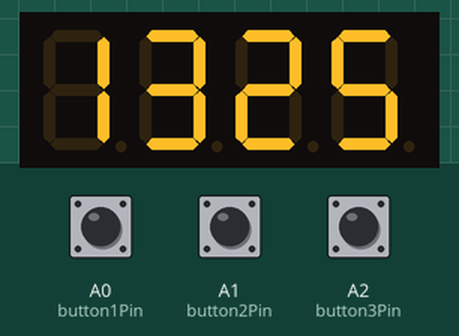
Simulated run of this sketch. Board: Arduino Uno, built with avr-gcc and run on an emulated ATmega328P. Shown: 4-digit seven-segment display. Wiring (from diagram.json): 4-digit 7-segment display, segments lit when HIGH: segments pin 2, pin 3, pin 4, pin 5, pin 6, pin 7, pin 8, pin 9; digit selects pin 10, pin 11, pin 12, pin 13. The inputs (shaded band) are chosen by the test bench; at power-on: A0 (button1Pin) HIGH, A1 (button2Pin) HIGH, A2 (button3Pin) HIGH. The segment pins are drawn as the display they are named for.

Above: at 1.2 s.
1.3 s: A0 (button1Pin) pulled LOW for 3.2 s
At 3.4 s:
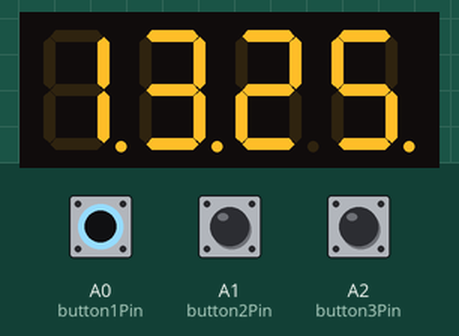
6.0 s: A1 (button2Pin) pulled LOW for 1 s
At 8.2 s:
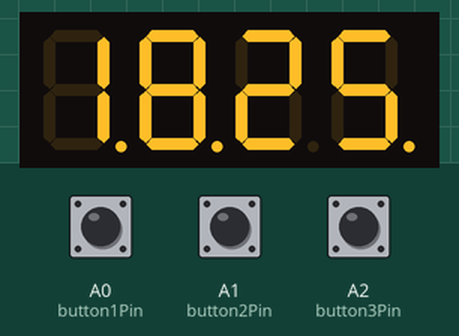
8.5 s: A2 (button3Pin) pulled LOW for 3.2 s
At 12.1 s:
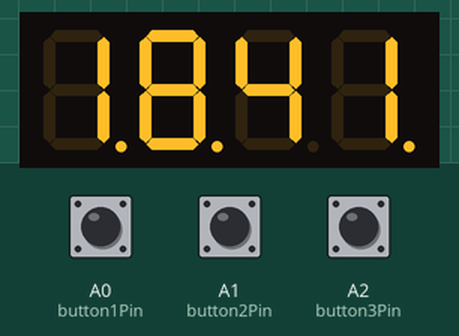
13.2 s: A0 (button1Pin) pulled LOW for 0.15 s
At 14.8 s:
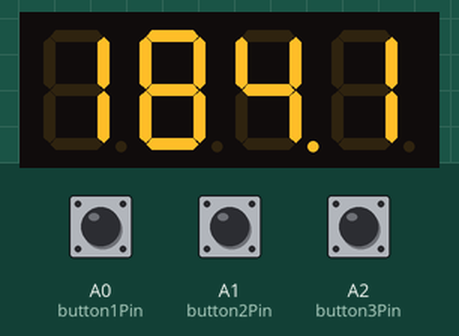
Timing chart, 0 to 16.3 s (numbered marks = the images above; inputs shaded):
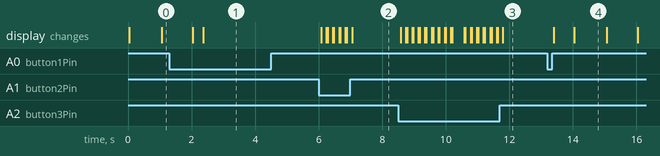

Measured:
- after the input at 1.3 s, the display: first differs from a run without the input after 1.1 s (image 1)
- after the input at 6.0 s, the display: first changes after 0.08 s (image 2 shows a later state)
- after the input at 8.5 s, the display: first changes after 0.08 s (image 3 shows a later state)
- after the input at 13.2 s, the display: first changes after 0.20 s (image 4 shows a later state)

The sketch:

sketch.ino
```cpp
#include <Arduino.h>
#include <avr/wdt.h> // Библиотека для работы с Watchdog Timer для точного времени

// Пины для сегментов     (A, B, C, D, E, F, G, DP)
const int segmentPins[] = {2, 3, 4, 5, 6, 7, 8, 9};
// Пины для разрядов (D1, D2, D3, D4)
const int digitPins[] = {10, 11, 12, 13};
// Пины для кнопок
const int button1Pin = A0; // Кнопка 1 (Режим/Сохранить)
const int button2Pin = A1; // Кнопка 2 (Увеличить часы)
const int button3Pin = A2; // Кнопка 3 (Увеличить минуты)

// Переменные для хранения времени
int hours = 13; // Начальное значение часов (пример)
int minutes = 25; // Начальное значение минут (пример)
int seconds = 0;

// Переменные для режима редактирования
bool editMode = false;
unsigned long button1PressTime = 0;
const unsigned long longPressThreshold = 1000; // Порог долгого нажатия (1 секунда)

// Функция для отображения цифры на одном разряде
void displayDigit(int digit, int number, bool dot) {
  for (int i = 0; i < 8; i++) {
    digitalWrite(segmentPins[i], LOW); // Выключаем все сегменты
  }
  digitalWrite(digitPins[digit], LOW); // Включаем нужный разряд

  byte segments = 0b00000000; // Маска для сегментов
  if (number >= 0 && number <= 9) {
    switch (number) {
      case 0: segments = 0b00111111; break; // abcdef
      case 1: segments = 0b00000110; break; // bc
      case 2: segments = 0b01011011; break; // abged
      case 3: segments = 0b01001111; break; // abcgd
      case 4: segments = 0b01100110; break; // fgbc
      case 5: segments = 0b01101101; break; // afgcd
      case 6: segments = 0b01111101; break; // afgcde
      case 7: segments = 0b00000111; break; // abc
      case 8: segments = 0b01111111; break; // abcdefg
      case 9: segments = 0b01101111; break; // abfgcd
    }
  }

  for (int i = 0; i < 7; i++) { // Сегменты a-g (0-6)
    if ((segments >> i) & 0x01) {
      digitalWrite(segmentPins[i], HIGH);
    }
  }
  if (dot) {
    digitalWrite(segmentPins[7], HIGH); // DP
  }


}

void updateDisplay() {
  int displayHours = hours;
  int displayMinutes = minutes;

  if (displayHours > 23) displayHours = 0;
  if (displayMinutes > 59) displayMinutes = 0;


  displayDigit(0, displayHours / 10, editMode); // Старший разряд часов
  delay(1);
  digitalWrite(digitPins[0], HIGH); // Выключаем разряд

  displayDigit(1, displayHours % 10, editMode); // Младший разряд часов
  delay(1);
  digitalWrite(digitPins[1], HIGH); // Выключаем разряд

  displayDigit(2, displayMinutes / 10, seconds % 2 == 0 && !editMode); // Старший разряд минут, точка мигает
  delay(1);
  digitalWrite(digitPins[2], HIGH); // Выключаем разряд

  displayDigit(3, displayMinutes % 10, editMode); // Младший разряд минут
  delay(1);
  digitalWrite(digitPins[3], HIGH); // Выключаем разряд
}

void checkButtons() {
  // Кнопка 1 (Режим/Сохранить)
  int button1State = digitalRead(button1Pin);
  if (button1State == LOW) { // Кнопка нажата (подтянуто к VCC внутренним резистором)
    if (button1PressTime == 0) {
      button1PressTime = millis(); // Запоминаем время нажатия
    }
    if (millis() - button1PressTime >= longPressThreshold && !editMode) {
      editMode = true; // Входим в режим редактирования при долгом нажатии
      for (int i = 0; i < 8; i++) { // Включаем все точки в режиме редактирования
        if (i == 7) digitalWrite(segmentPins[i], HIGH); // Включаем DP
      }
    }
  } else { // Кнопка отпущена
    if (button1PressTime != 0) { // Кнопка была нажата
      if (millis() - button1PressTime < longPressThreshold && editMode) {
        editMode = false; // Выходим из режима редактирования при коротком нажатии (сохранение)
        for (int i = 0; i < 8; i++) { // Выключаем все точки при выходе из режима редактирования
          if (i == 7) digitalWrite(segmentPins[i], LOW); // Выключаем DP
        }
      }
      button1PressTime = 0; // Сбрасываем время нажатия
    }
  }

  // Кнопка 2 (Увеличить часы)
  int button2State = digitalRead(button2Pin);
  if (button2State == LOW && editMode) {
    hours++;
    if (hours > 23) hours = 0;
    delay(200); // Задержка для предотвращения дребезга
  }

  // Кнопка 3 (Увеличить минуты)
  int button3State = digitalRead(button3Pin);
  if (button3State == LOW && editMode) {
    minutes++;
    if (minutes > 59) minutes = 0;
    delay(200); // Задержка для предотвращения дребезга
  }
}


void setup() {
  // Инициализация пинов сегментов как выходы
  for (int i = 0; i < 8; i++) {
    pinMode(segmentPins[i], OUTPUT);
    digitalWrite(segmentPins[i], LOW); // Выключаем сегменты изначально
  }
  // Инициализация пинов разрядов как выходы
  for (int i = 0; i < 4; i++) {
    pinMode(digitPins[i], OUTPUT);
    digitalWrite(digitPins[i], HIGH); // Выключаем разряды изначально (активный низ для общего катода)
  }

  // Инициализация пинов кнопок как входы с внутренним подтягивающим резистором
  pinMode(button1Pin, INPUT_PULLUP);
  pinMode(button2Pin, INPUT_PULLUP);
  pinMode(button3Pin, INPUT_PULLUP);


  // Настройка Watchdog Timer для точного времени
  wdt_enable(WDTO_8S); // Включаем Watchdog с периодом 8 секунд (максимальный)
  wdt_reset();         // Сбрасываем Watchdog для начала отсчета времени

}

void loop() {
  wdt_reset(); // Сбрасываем Watchdog в начале каждого цикла loop, чтобы предотвратить перезагрузку

  checkButtons();
  updateDisplay();

  static unsigned long lastSecondTick = 0; // Переменная для отслеживания времени последней секунды

  if (millis() - lastSecondTick >= 1000) {
    lastSecondTick += 1000;
    seconds++;
    if (seconds > 59) {
      seconds = 0;
      minutes++;
      if (minutes > 59) {
        minutes = 0;
        hours++;
        if (hours > 23) {
          hours = 0;
        }
      }
    }
  }

}
```
